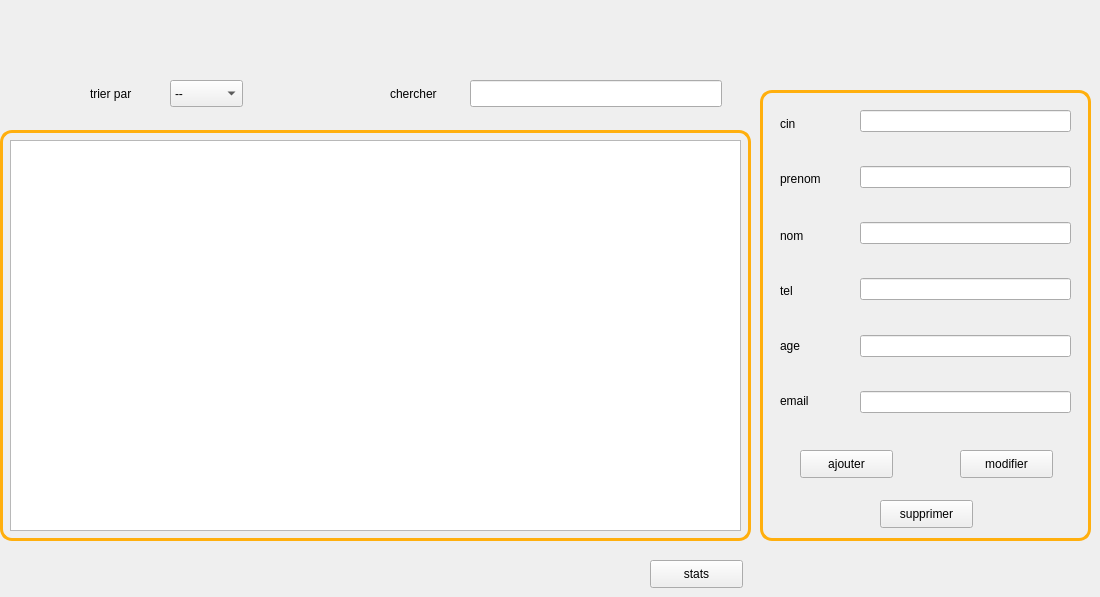
        <widget class="QWidget" name="page">
         <widget class="QLabel" name="label_7">
          <property name="geometry">
           <rect>
            <x>390</x>
            <y>70</y>
            <width>71</width>
            <height>48</height>
           </rect>
          </property>
          <property name="text">
           <string>chercher</string>
          </property>
         </widget>
         <widget class="QComboBox" name="comboBox">
          <property name="geometry">
           <rect>
            <x>170</x>
            <y>80</y>
            <width>73</width>
            <height>27</height>
           </rect>
          </property>
          <property name="styleSheet">
           <string notr="true"/>
          </property>
          <item>
           <property name="text">
            <string>--</string>
           </property>
          </item>
          <item>
           <property name="text">
            <string>cin</string>
           </property>
          </item>
          <item>
           <property name="text">
            <string>age</string>
           </property>
          </item>
          <item>
           <property name="text">
            <string>nom</string>
           </property>
          </item>
          <item>
           <property name="text">
            <string>prenom</string>
           </property>
          </item>
          <item>
           <property name="text">
            <string>tel</string>
           </property>
          </item>
         </widget>
         <widget class="QLineEdit" name="lineEditrecherche">
          <property name="geometry">
           <rect>
            <x>470</x>
            <y>80</y>
            <width>252</width>
            <height>27</height>
           </rect>
          </property>
          <property name="styleSheet">
           <string notr="true"/>
          </property>
          <property name="text">
           <string/>
          </property>
         </widget>
         <widget class="QWidget" name="horizontalLayoutWidget">
          <property name="geometry">
           <rect>
            <x>860</x>
            <y>110</y>
            <width>211</width>
            <height>331</height>
           </rect>
          </property>
          <layout class="QHBoxLayout" name="horizontalLayout_4">
           <item>
            <layout class="QVBoxLayout" name="verticalLayout_9">
             <item>
              <widget class="QLineEdit" name="lineEditcin">
               <property name="styleSheet">
                <string notr="true"/>
               </property>
               <property name="text">
                <string/>
               </property>
              </widget>
             </item>
             <item>
              <widget class="QLabel" name="labelcin">
               <property name="styleSheet">
                <string notr="true">color:#C21807;</string>
               </property>
               <property name="text">
                <string/>
               </property>
              </widget>
             </item>
             <item>
              <widget class="QLineEdit" name="lineEditnom">
               <property name="enabled">
                <bool>true</bool>
               </property>
               <property name="styleSheet">
                <string notr="true"/>
               </property>
              </widget>
             </item>
             <item>
              <widget class="QLabel" name="labelprenom">
               <property name="styleSheet">
                <string notr="true">color:#C21807;</string>
               </property>
               <property name="text">
                <string/>
               </property>
              </widget>
             </item>
             <item>
              <widget class="QLineEdit" name="lineEditprenom">
               <property name="styleSheet">
                <string notr="true"/>
               </property>
              </widget>
             </item>
             <item>
              <widget class="QLabel" name="labelnom">
               <property name="styleSheet">
                <string notr="true">color:#C21807;</string>
               </property>
               <property name="text">
                <string/>
               </property>
              </widget>
             </item>
             <item>
              <widget class="QLineEdit" name="lineEdittel">
               <property name="styleSheet">
                <string notr="true"/>
               </property>
              </widget>
             </item>
             <item>
              <widget class="QLabel" name="labeltel">
               <property name="styleSheet">
                <string notr="true">color:#C21807;</string>
               </property>
               <property name="text">
                <string/>
               </property>
              </widget>
             </item>
             <item>
              <widget class="QLineEdit" name="lineEditage">
               <property name="styleSheet">
                <string notr="true"/>
               </property>
              </widget>
             </item>
             <item>
              <widget class="QLabel" name="labelage">
               <property name="styleSheet">
                <string notr="true">color:#C21807;</string>
               </property>
               <property name="text">
                <string/>
               </property>
              </widget>
             </item>
             <item>
              <widget class="QLineEdit" name="lineEditemail">
               <property name="styleSheet">
                <string notr="true"/>
               </property>
              </widget>
             </item>
             <item>
              <widget class="QLabel" name="labelemail">
               <property name="styleSheet">
                <string notr="true">color:#C21807;</string>
               </property>
               <property name="text">
                <string/>
               </property>
              </widget>
             </item>
            </layout>
           </item>
          </layout>
         </widget>
         <widget class="QTableView" name="tabclient">
          <property name="geometry">
           <rect>
            <x>10</x>
            <y>140</y>
            <width>731</width>
            <height>391</height>
           </rect>
          </property>
          <property name="styleSheet">
           <string notr="true"/>
          </property>
         </widget>
         <widget class="QLabel" name="label_23">
          <property name="geometry">
           <rect>
            <x>90</x>
            <y>70</y>
            <width>71</width>
            <height>48</height>
           </rect>
          </property>
          <property name="text">
           <string>trier par</string>
          </property>
         </widget>
         <widget class="QPushButton" name="supprimerclient">
          <property name="geometry">
           <rect>
            <x>880</x>
            <y>500</y>
            <width>93</width>
            <height>28</height>
           </rect>
          </property>
          <property name="styleSheet">
           <string notr="true"/>
          </property>
          <property name="text">
           <string>supprimer</string>
          </property>
          <property name="icon">
           <iconset>
            <normaloff>:/theme_normal/supprimer.png</normaloff>:/theme_normal/supprimer.png</iconset>
          </property>
         </widget>
         <widget class="QPushButton" name="ajouterclient">
          <property name="geometry">
           <rect>
            <x>800</x>
            <y>450</y>
            <width>93</width>
            <height>28</height>
           </rect>
          </property>
          <property name="styleSheet">
           <string notr="true"/>
          </property>
          <property name="text">
           <string>ajouter</string>
          </property>
          <property name="icon">
           <iconset>
            <normaloff>:/theme_normal/ajouter.png</normaloff>:/theme_normal/ajouter.png</iconset>
          </property>
         </widget>
         <widget class="QPushButton" name="modifierclient">
          <property name="geometry">
           <rect>
            <x>960</x>
            <y>450</y>
            <width>93</width>
            <height>28</height>
           </rect>
          </property>
          <property name="styleSheet">
           <string notr="true"/>
          </property>
          <property name="text">
           <string>modifier</string>
          </property>
          <property name="icon">
           <iconset>
            <normaloff>:/theme_normal/modifier.png</normaloff>:/theme_normal/modifier.png</iconset>
          </property>
         </widget>
         <widget class="QLabel" name="label_6">
          <property name="geometry">
           <rect>
            <x>760</x>
            <y>90</y>
            <width>331</width>
            <height>451</height>
           </rect>
          </property>
          <property name="styleSheet">
           <string notr="true">background-color: transparent;
border-radius: 12px;
border-color: rgb(255, 175, 14);
	padding: 5px;
border-width: 3px;
border-style: solid ;</string>
          </property>
          <property name="text">
           <string/>
          </property>
         </widget>
         <widget class="QPushButton" name="statsclient">
          <property name="geometry">
           <rect>
            <x>650</x>
            <y>560</y>
            <width>93</width>
            <height>28</height>
           </rect>
          </property>
          <property name="styleSheet">
           <string notr="true"/>
          </property>
          <property name="text">
           <string>stats</string>
          </property>
         </widget>
         <widget class="QLabel" name="label_18">
          <property name="geometry">
           <rect>
            <x>780</x>
            <y>100</y>
            <width>44</width>
            <height>47</height>
           </rect>
          </property>
          <property name="text">
           <string>cin</string>
          </property>
         </widget>
         <widget class="QLabel" name="label_19">
          <property name="geometry">
           <rect>
            <x>780</x>
            <y>150</y>
            <width>44</width>
            <height>58</height>
           </rect>
          </property>
          <property name="text">
           <string>prenom</string>
          </property>
         </widget>
         <widget class="QLabel" name="label_20">
          <property name="geometry">
           <rect>
            <x>780</x>
            <y>225</y>
            <width>44</width>
            <height>21</height>
           </rect>
          </property>
          <property name="text">
           <string>nom</string>
          </property>
         </widget>
         <widget class="QLabel" name="label_21">
          <property name="geometry">
           <rect>
            <x>780</x>
            <y>275</y>
            <width>44</width>
            <height>31</height>
           </rect>
          </property>
          <property name="text">
           <string>tel</string>
          </property>
         </widget>
         <widget class="QLabel" name="label_22">
          <property name="geometry">
           <rect>
            <x>780</x>
            <y>330</y>
            <width>44</width>
            <height>31</height>
           </rect>
          </property>
          <property name="text">
           <string>age</string>
          </property>
         </widget>
         <widget class="QLabel" name="label_27">
          <property name="geometry">
           <rect>
            <x>780</x>
            <y>385</y>
            <width>44</width>
            <height>31</height>
           </rect>
          </property>
          <property name="text">
           <string>email</string>
          </property>
         </widget>
         <widget class="QLabel" name="label_96">
          <property name="geometry">
           <rect>
            <x>0</x>
            <y>130</y>
            <width>751</width>
            <height>411</height>
           </rect>
          </property>
          <property name="styleSheet">
           <string notr="true">background-color: transparent;
border-radius: 12px;
border-color: rgb(255, 175, 14);
	padding: 5px;
border-width: 3px;
border-style: solid ;</string>
          </property>
          <property name="text">
           <string/>
          </property>
         </widget>
         <zorder>label_96</zorder>
         <zorder>label_6</zorder>
         <zorder>label_7</zorder>
         <zorder>comboBox</zorder>
         <zorder>lineEditrecherche</zorder>
         <zorder>horizontalLayoutWidget</zorder>
         <zorder>tabclient</zorder>
         <zorder>label_23</zorder>
         <zorder>supprimerclient</zorder>
         <zorder>ajouterclient</zorder>
         <zorder>modifierclient</zorder>
         <zorder>statsclient</zorder>
         <zorder>label_18</zorder>
         <zorder>label_19</zorder>
         <zorder>label_20</zorder>
         <zorder>label_21</zorder>
         <zorder>label_22</zorder>
         <zorder>label_27</zorder>
        </widget>
